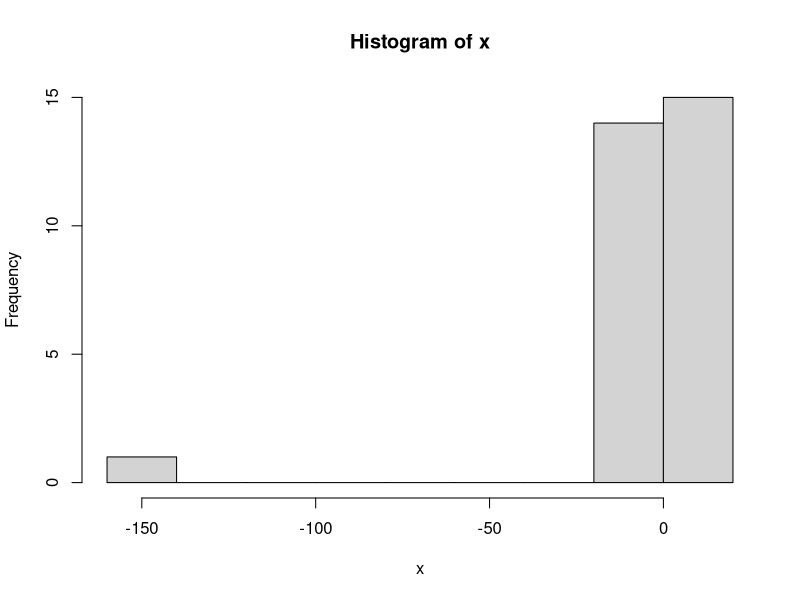
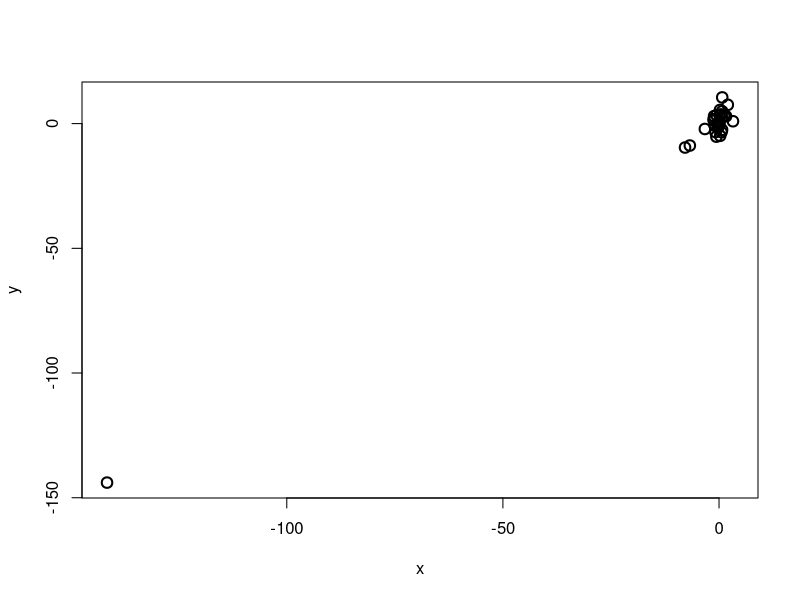

These figures' R source, in order: (Note: a time limit stopped this script after it produced the figures.)



options(stringsAsFactors=FALSE)

xbool_save_file <- FALSE

##################### barchart for proportions

nn <- 2 * 10^(5)


n <- 30

set.seed(780)

x <- rcauchy(n)

hist(x)

xsig <- 3

y <- x + rnorm(n, 0, xsig)

if(xbool_save_file) {
    png(file.path("~", "Desktop", "highLeverageSim_01.png"), width=1000, height=1000, pointsize=24)
}
plot(x,y, cex=1.4, lwd=2)
if(xbool_save_file) { dev.off() }



xlm <- lm(y~x-1)

summary(xlm)

xsig_hat <- sqrt( sum( (y - xlm$fitted)^2 ) / (n-1) ) ; xsig_hat
xSEest <- xsig_hat / sqrt(sum(x^2)) ; xSEest


xSEtrue <- xsig / sqrt(sum(x^2)) ; xSEtrue


xSEs_vec <- numeric(nn)

kk <- 1
while(kk <= nn) {
    
    y <- x + rnorm(n, 0, xsig)
    xlm <- lm(y~x-1)
    
    xSEs_vec[kk] <- summary(xlm)$coef[1,2]
    
    kk <- kk + 1
    
    if(kk %% 10000 == 0) { cat(kk, "\n") }
}

if(xbool_save_file) {
    png(file.path("~", "Desktop", "distributionSimBhat_01.png"), width=1000, height=1000, pointsize=24)
}
hist(xSEs_vec, lwd=1.4)
abline(v=xSEtrue, lwd=3)
if(xbool_save_file) { dev.off() }


mean(xSEs_vec)
xSEtrue
